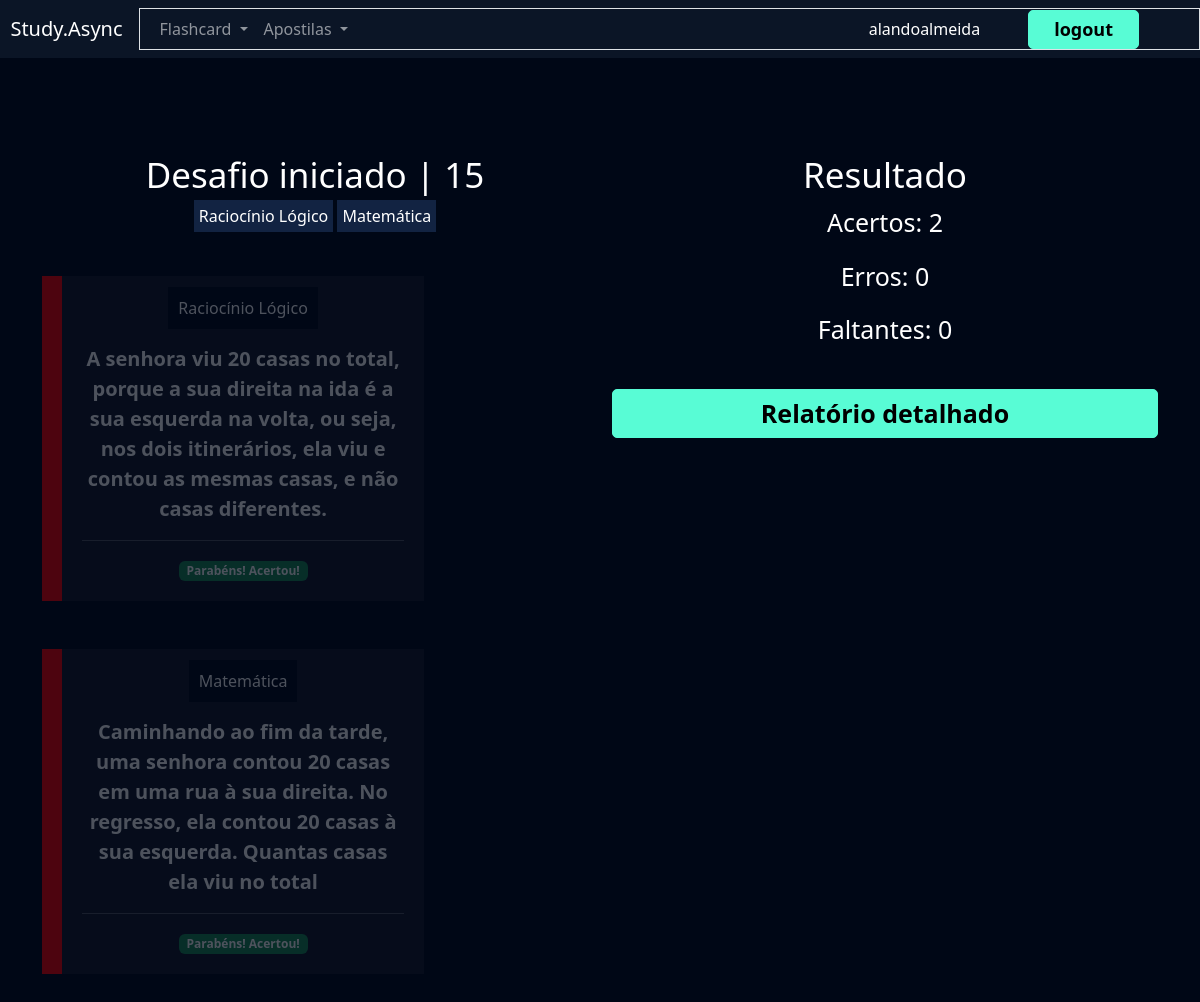
Screenshot of /flashcard/challenges/15 (signed in) with the database file from the repository.
### flashcard/models.py (models this page shows, shortened)
class Challenge(models.Model):
    user = models.ForeignKey(User, on_delete=models.DO_NOTHING)
    title = models.CharField(max_length=100)
    category = models.ManyToManyField(Category)
    quantity_questions = models.IntegerField()
    difficulty = models.CharField(
        max_length=1, choices=Flashcard.DIFFICULTY_CHOICES)
    flashcards = models.ManyToManyField(FlashcardChallenge)

class FlashcardChallenge(models.Model):
    flashcard = models.ForeignKey(Flashcard, on_delete=models.DO_NOTHING)
    answered = models.BooleanField(default=False)
    got_it_right = models.BooleanField(default=False)

class Flashcard(models.Model):
    DIFFICULTY_CHOICES = (("D", "Difícil"), ("M", "Médio"), ("F", "Fácil"))
    user = models.ForeignKey(User, on_delete=models.DO_NOTHING)
    question = models.CharField(max_length=300)
    result = models.TextField()
    category = models.ForeignKey(Category, on_delete=models.DO_NOTHING)
    difficulty = models.CharField(max_length=1, choices=DIFFICULTY_CHOICES)
    @property
    def css_difficulty(self):
        if self.difficulty == "F":
            return "flashcard-facil"
        elif self.difficulty == "M":
            return "flashcard-medio"
        elif self.difficulty == "D":
            return "flashcard-dificil"

class Category(models.Model):
    name = models.CharField(max_length=20)
    def __str__(self):
        return self.name

### flashcard/views.py (the view)
# urls.py: path("challenges/<int:id>", views.challenges, name="challenges"),
def challenges(request, id):
    challenge = Challenge.objects.get(id=id)
    if not challenge.user == request.user:
        return HttpResponseForbidden()
    if request.method == "GET":
        hits = (
            challenge.flashcards.filter(answered=True)
            .filter(got_it_right=True).count()
        )
        wrong = (
            challenge.flashcards.filter(answered=True)
            .filter(got_it_right=False)
            .count()
        )
        need_to_respond = (
            challenge.flashcards.filter(answered=False)
            .filter(got_it_right=False)
            .count()
        )
        return render(
            request,
            "challenge.html",
            {
                "challenge": challenge,
                "hits": hits,
                "wrong": wrong,
                "need_to_respond": need_to_respond,
            },
        )

### flashcard/templates/challenge.html (shortened to what this page needs)
{% extends 'base.html' %} {% load static %} {% block 'cabecalho' %}
<link href="{% static 'users/css/register.css' %}" rel="stylesheet" />
<link href="{% static 'flashcard/css/new_flashcard.css' %}" rel="stylesheet" />
<link
  href="{% static 'flashcard/css/start_challenges.css' %}"
  rel="stylesheet"
/>
<link href="{% static 'flashcard/css/challenges.css' %}" rel="stylesheet" />
<link
  rel="stylesheet"
  href="https://unpkg.com/boxicons@2.1.4/css/boxicons.min.css"
/>
{% endblock 'cabecalho' %} {% block 'conteudo' %}
{% include "partials/header.html" %}
<div class="container ctx">
  <br />
  <br />
  <br />
  <br />
  <div class="row">
    <div class="col-md">
      <h3 class="fonte-secundaria">Desafio iniciado | {{challenge.id}}</h3>
      {% for flash in challenge.flashcards.all %}
      <span class="badge-categoria">{{flash.flashcard.category}}</span>
      {% endfor %}
      <br />
      <br />
      <br />
      {% for flash in challenge.flashcards.all %}
      <div class="box-new-flashcard {% if flash.answered %}op2{% endif %}">
        <div class="flashcard {{flash.flashcard.css_difficulty}}">
          <div class="flashcard-categoria">{{flash.flashcard.category}}</div>
          <br />
          <br />
          <div class="flashcard-box-item" onclick="flip_card({{flash.id}})">
            <p class="flashcard-item">{{flash.flashcard.question}}</p>
          </div>
          {% if not flash.answered %}
          <div class="responder">
            <a
              href="{% url 'challenge_send_answer' flash.id %}?challenge_answer=0&challenge_id={{challenge.id}}"
              ><i class="bx bxs-x-square icone-vermelho"></i
            ></a>
            <a
              href="{% url 'challenge_send_answer' flash.id %}?challenge_answer=1&challenge_id={{challenge.id}}"
              ><i class="bx bxs-check-square icone-verde"></i
            ></a>
          </div>
          {% else %} {% if flash.got_it_right %}
          <hr />
          <span class="badge bg-success">Parabéns! Acertou!</span>
          {% else %}
          <hr />
          <span class="badge bg-danger">Puxa! Errou!</span>
          {% endif%} {% endif %}
        </div>
      </div>
      <br />
      <br />
      {% endfor %}
    </div>
    <div class="col-md">
      <h3 class="fonte-secundaria">Resultado</h3>
      <p class="fonte-p">Acertos: {{hits}}</p>
      <p class="fonte-p">Erros: {{wrong}}</p>
      <p class="fonte-p">Faltantes: {{need_to_respond}}</p>
      <br />
      <a class="btn-cadastro btn-desafio" href="{% url 'report' challenge.id %}">Relatório detalhado</a>
    </div>
  </div>
</div>
{% endblock 'conteudo' %}

### templates/base.html (shortened to what this page needs)
{% load static %}
<!DOCTYPE html>
<html lang="en">
  <head>
    <link href='https://cdn.jsdelivr.net/npm/bootstrap@5.3.2/dist/css/bootstrap.min.css' rel='stylesheet'>
    <link href="{% static 'geral/css/base.css' %}" rel="stylesheet">
    {% block 'cabecalho' %} {% endblock %}
  </head>
  <body>
    {% block 'conteudo' %}{% endblock %}
  </body>
</html>

### templates/partials/header.html (shortened to what this page needs)
{% load static %} {% block 'cabecalho' %}
<link href="{% static 'users/css/register.css' %}" rel="stylesheet" />
<link href="{% static 'flashcard/css/new_flashcard.css' %}" rel="stylesheet" />
<link
  href="{% static 'flashcard/css/start_challenges.css' %}"
  rel="stylesheet"
/>
<link href="{% static 'flashcard/css/challenges.css' %}" rel="stylesheet" />
<link href="{% static 'books/css/create_books.css' %}" rel="stylesheet" />
<link
  href="https://unpkg.com/boxicons@2.1.4/css/boxicons.min.css"
  rel="stylesheet"
/>
{% endblock 'cabecalho' %}
<nav
  style="background-color: var(--main-color)"
  class="navbar navbar-expand-lg navbar-dark"
>
  <a class="navbar-brand" href="#">&nbsp&nbspStudy.Async</a>
  <div class="container-fluid nav-fill border" id="navbarNav">
    <ul class="navbar-nav">
      <li class="nav-item dropdown">
        <a
          class="nav-link dropdown-toggle"
          href="#"
          id="navbarDropdown"
          role="button"
          data-bs-toggle="dropdown"
          aria-expanded="false"
        >
          Flashcard
        </a>
      </li>
      <li class="nav-item dropdown">
        <a
          class="nav-link dropdown-toggle"
          href="#"
          id="navbarDropdown"
          role="button"
          data-bs-toggle="dropdown"
          aria-expanded="false"
        >
          Apostilas
        </a>
      </li>
    </ul>
    <div class="d-flex justify-content-center align-items-center me-5">
      {% if user.is_authenticated %}
      <div class="me-5">
        <span>{{user}}</span>
      </div>
      <div>
        <form action="{% url 'logout' %}" method="post">
          <input type="submit" class="btn-cadastro" value="logout" />
        </form>
        {% endif %}
      </div>
    </div>
  </div>
</nav>

### templates/static/geral/css/base.css (style rules this page uses)
:root { --main-color: #0b1526; --dark-color: #000716; --secondary-dark-color: rgb(15, 2, 26); --light-color: #00c1f3; --contrast-color: #f4c96b; --differential-color: #58fcd5; }
body { background-color: var(--dark-color) !important; color: white !important; }

### templates/static/users/css/register.css (style rules this page uses)
* { margin: 0; padding: 0; }
.btn-cadastro { padding: 5px; border-radius: 5px; background-color: #58fcd5; border: none; border: 1px solid #58fcd5; font-size: 18px; font-weight: bold; padding-left: 25px; padding-right: 25px; }

### templates/static/flashcard/css/new_flashcard.css (style rules this page uses)
.box-new-flashcard { width: 70%; margin: auto; }
.flashcard { background-color: rgba(255, 255, 255, .08); padding: 20px; }
.flashcard-box-item { text-align: center; }
.flashcard p { font-size: 20px; font-weight: bold; cursor: pointer; }
.flashcard-dificil { border-left: 20px solid #FE0000; }
.flashcard-categoria { background-color: var(--dark-color); display: inline; padding: 10px; }

### templates/static/flashcard/css/start_challenges.css (style rules this page uses)
.fonte-secundaria { font-size: 35px; }
.ctx { text-align: center; }

### templates/static/flashcard/css/challenges.css (style rules this page uses)
.badge-categoria { padding: 5px; background-color: #122342; }
.box-new-flashcard { margin: 0; }
.op2 { opacity: .3; }
.fonte-p { font-size: 25px; }
.btn-desafio { width: 100% !important; color: black; text-decoration: none; display: block; text-align: center; font-size: 25px; }

### rows the page displays
Challenge: id "15"
FlashcardChallenge: flashcard.category "Raciocínio Lógico", flashcard.question "A senhora viu 20 casas no total, porque a sua direita na ida é a sua esquerda na volta, ou seja, nos dois itinerários, ela viu e contou as mesmas casas, e não casas diferentes.", answered True (drawn)
FlashcardChallenge: flashcard.category "Matemática", flashcard.question "Caminhando ao fim da tarde, uma senhora contou 20 casas em uma rua à sua direita. No regresso, ela contou 20 casas à sua esquerda. Quantas casas ela viu no total", answered True (drawn)

### other values shown
{{ user }} "alandoalmeida"
{{ hits }} "2"
{{ wrong }} "0"
{{ need_to_respond }} "0"
